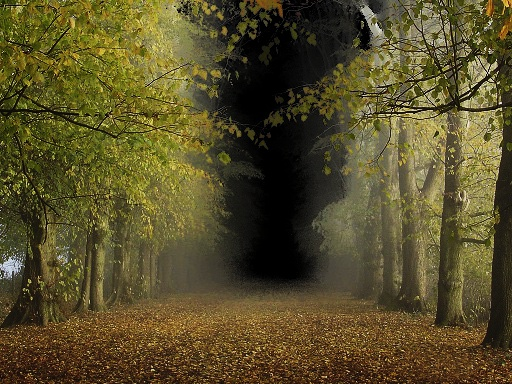
#> input picture images/f_f_gcahm.jpeg, 512 x 384 px, found by its file name
$ python imageAdd.py
#> lines starting #> are read from the running program, lines starting #| are printed output that depends on the picture
import cv2
import numpy as np
from matplotlib import pyplot as plt


img1 = cv2.imread("f_f_gcahm.jpeg")
#> img1 is the input picture: shape (384, 512, 3); mean B, G, R 41.1, 77.6, 87
img2 = cv2.imread("f_b_gcahm.jpeg")
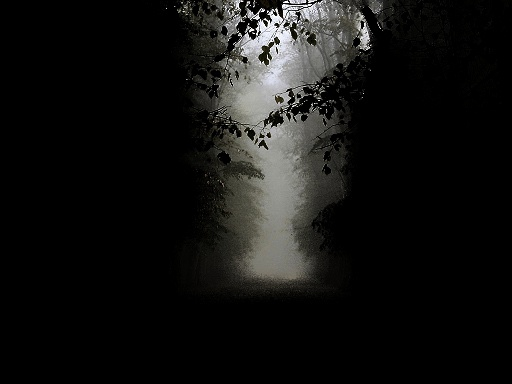
#> input picture images/f_b_gcahm.jpeg, 512 x 384 px, found by its file name
#> img2 is the input picture: shape (384, 512, 3); mean B, G, R 17.4, 18.6, 18.6

result = cv2.add(img1,img2,)
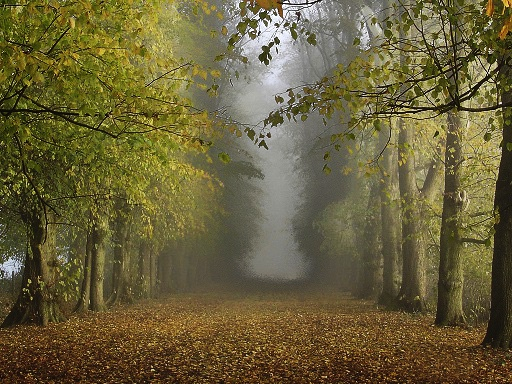
#> result: shape (384, 512, 3); mean B, G, R 58.5, 96.2, 105.6
cv2.imwrite("f_add_gcahm2.jpeg",result)
